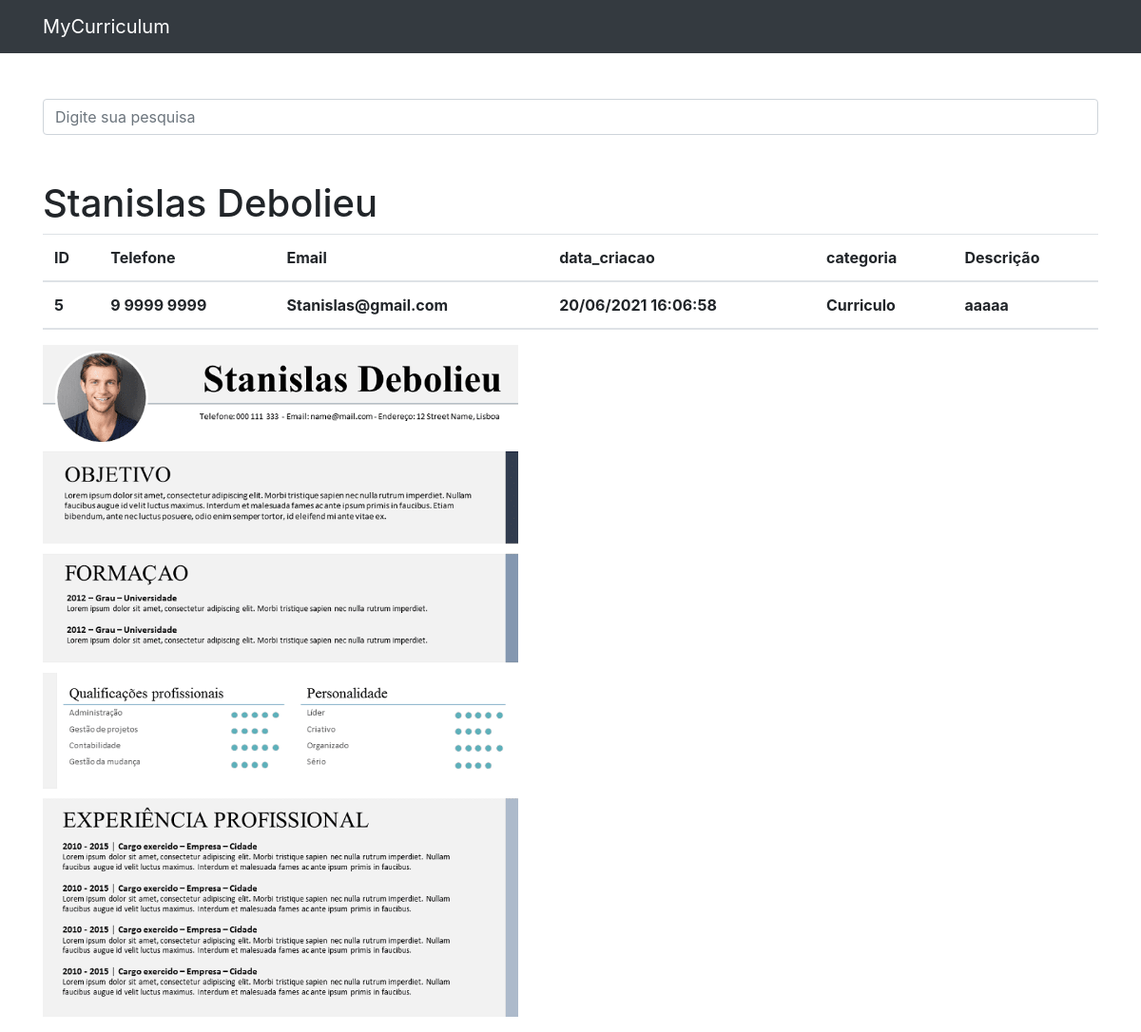
The page /5 on the database its author committed.
### contatos/models.py (models this page shows, shortened)
class Contato(models.Model):
    nome = models.CharField(max_length=150)
    sobrenome = models.CharField(max_length=255, blank=True)
    telefone = models.CharField(max_length=255)
    email = models.CharField(max_length=255, blank=True)
    data_criacao = models.DateTimeField(default=timezone.now)
    descricao = models.TextField(blank=True)
    categoria = models.ForeignKey(Categoria, on_delete=models.DO_NOTHING)
    mostrar = models.BooleanField(default=True)
    foto = models.ImageField(blank=True, upload_to='fotos/%Y/%m/')

class Categoria(models.Model):
    nome = models.CharField(max_length=255)
    def __str__(self):
        return self.nome

### contatos/views.py (the view)
# urls.py: path('<int:contato_id>', views.ver_contato, name='ver_contato'),
def ver_contato(request, contato_id):
    contato = get_object_or_404(Contato, id=contato_id)
    if not contato.mostrar:
        raise Http404()
    return render(request, 'contatos/ver_contato.html', {
        'contato': contato
    })

### contatos/templates/contatos/ver_contato.html (shortened to what this page needs)
{% extends 'base.html' %}
{%block conteudo%}
  <h1 class="mt-5">{{ contato.nome }} {{ contato.sobrenome }}</h1>
  <dl>
  <table class="table table-striped">
      <thead>
      <tr>
          <th scope="col">ID</th>
          <th scope="col">Telefone</th>
          <th scope="col">Email</th>
          <th scope="col">data_criacao</th>
          <th scope="col">categoria</th>
          <th scope="col">Descrição</th>
        </tr>
        <tr>
          <th scope="col">{{ contato.id }}</th>
          <th scope="col">{{ contato.telefone }}</th>
          <th scope="col">{{ contato.email }}</th>
          <th scope="col">{{ contato.data_criacao|date:'d/m/Y H:i:s' }}</th>
          <th scope="col">{{ contato.categoria }}</th>
          <th scope="col">{{ contato.descricao }}</th>
        </tr>
      </thead>
  </table>
    {% if contato.foto %}
      <p>
        <img src="{{ contato.foto.url }}" style="max-width: 500px; height: auto;">
      </p>
    {% endif %}
{%endblock%}

### rows shown on the page
Contato: nome "Stanislas", sobrenome "Debolieu", id "5", telefone "9 9999 9999", email "Stanislas@gmail.com", data_criacao "20/06/2021 16:06:58", categoria "Curriculo", descricao "aaaaa", foto (picture)
